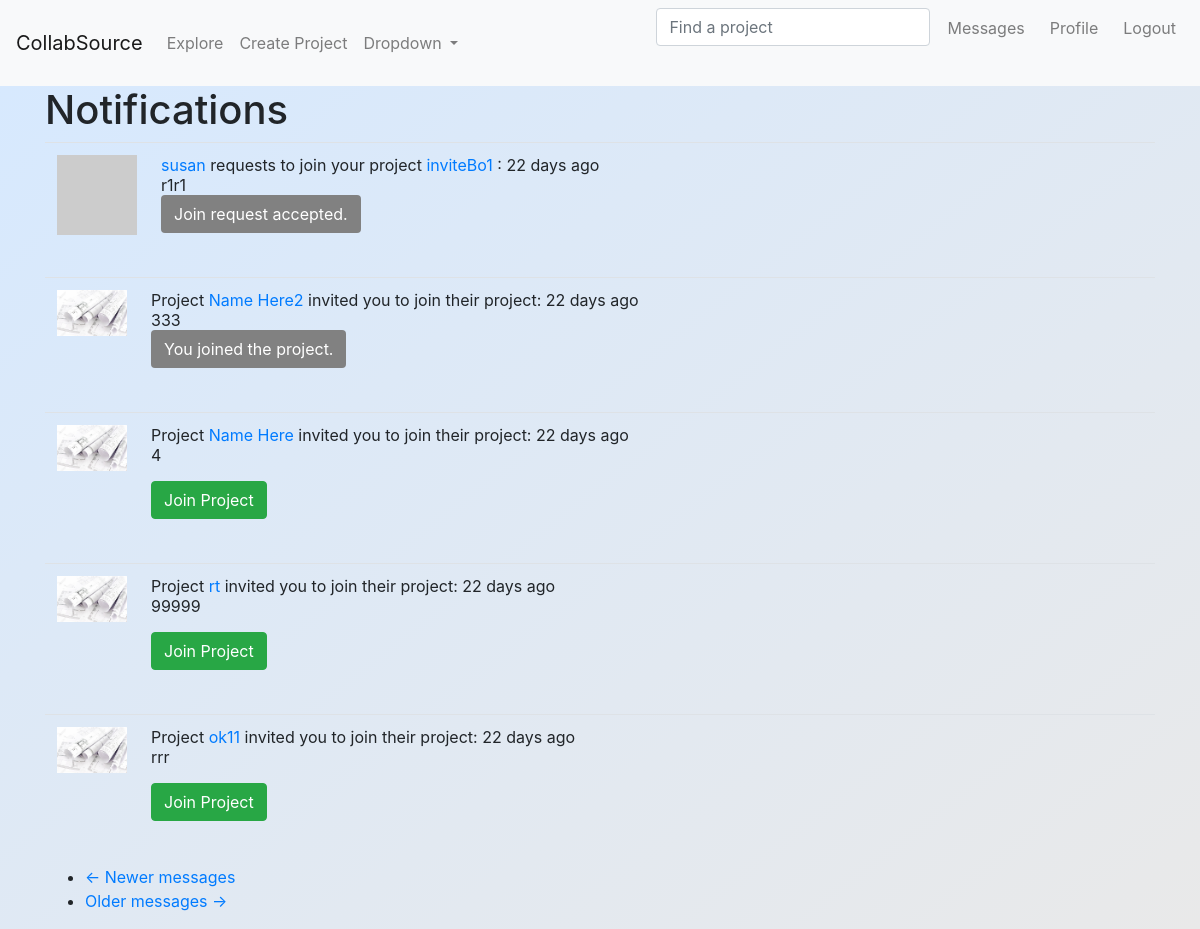
Screenshot of /messages (signed in) with the database file from the repository.
### app/models.py (models this page shows)
class JoinRequest(db.Model):
    __tablename__ = 'join_requests'
    user_id = db.Column(db.Integer, db.ForeignKey('user.id'), primary_key=True)
    project_id = db.Column(db.Integer, db.ForeignKey('project.id'), primary_key=True)
    user = db.relationship('User', back_populates='proj_requests')
    project = db.relationship('Project', back_populates='user_requests')
    kind = db.Column(db.String(15))
    msg = db.Column(db.String(650))
    status = db.Column(db.String(15))
    timestamp = db.Column(db.DateTime, index=True, default=datetime.utcnow) #indexed to order them easily

### app/main/routes.py (the view)
@bp.route('/messages')
@login_required
def messages():
    current_user.last_notif_read_time = datetime.utcnow()
    db.session.commit()
    page = request.args.get('page',1, type=int)
    invites = current_user.proj_requests.filter_by(kind='invite')
    requests = JoinRequest.query.filter_by(kind='request').join(ProjMember,
            (JoinRequest.project_id == ProjMember.project_id)).filter(
                ProjMember.user_id == current_user.id)
    messages = invites.union(requests).order_by(JoinRequest.timestamp.desc()) #order now because union queries can't be ordered
    p_ids = [m.project_id for m in messages]
    p_objs = [Project.query.get(i) for i in p_ids]
    proj_id_map = {k:v for k,v in zip(p_ids, p_objs)} #for easy displaying on HTML
    messages = messages.paginate(page, 5, False)
    next_url = url_for('main.messages', page = messages.next_num) \
        if messages.has_next else None
    prev_url = url_for('main.messages', page = messages.prev_num) \
        if messages.has_prev else None
    form=EmptyForm()
    return render_template('messages.html',messages =messages.items,proj_id_map=proj_id_map,
                            next_url = next_url, prev_url=prev_url,form=form)

### app/main/forms.py
class SearchForm(FlaskForm):
    q = StringField(_l('Find a project'), validators=[DataRequired()])
    def __init__(self, *args, **kwargs):
        if 'formdata' not in kwargs:
            kwargs['formdata'] = request.args # for the GET request
        if 'csrf_enabled' not in kwargs:
            kwargs['csrf_enabled'] = False
        super(SearchForm, self).__init__(*args, **kwargs)

class EmptyForm(FlaskForm):
    submit = SubmitField('Submit')

### app/main/__init__.py (called while the page is built)
@bp.app_context_processor
def inject_permissions(proj=None):
    if proj:
        return dict(Permission=ProjPerm)
    else:
        return dict(Permission=SitePerm)

### app/main/routes.py (called while the page is built)
@bp.before_app_request
def before_request():
    if current_user.is_authenticated:
        current_user.last_seen = datetime.utcnow()
        db.session.commit()
        g.search_form = SearchForm() # g variable is specific to each request and each client
    g.locale = str(get_locale())

### app/models.py (called while the page is built)
@login.user_loader
def load_user(id):
    return User.query.get(int(id))

    @classmethod
    def before_commit(cls, session):
        session._changes = {
            'add': list(session.new),
            'update': list(session.dirty),
            'delete': list(session.deleted)
        }

    @classmethod
    def after_commit(cls, session):
        for obj in session._changes['add']:
            if isinstance(obj, SearchableMixin):
                add_to_index(obj.__tablename__, obj)
        for obj in session._changes['update']:
            if isinstance(obj, SearchableMixin):
                add_to_index(obj.__tablename__, obj)
        for obj in session._changes['delete']:
            if isinstance(obj, SearchableMixin):
                remove_from_index(obj.__tablename__, obj)
        session._changes = None

    def new_requests(self):
        last_read_time = self.last_notif_read_time or datetime(1900,1,1)
        return JoinRequest.query.filter_by(kind='request').join(ProjMember,
            (JoinRequest.project_id == ProjMember.project_id)).filter(
                ProjMember.user_id == self.id).filter(JoinRequest.timestamp > last_read_time).count() + \
            JoinRequest.query.filter_by(user_id = self.id, kind='invite').filter(
                        JoinRequest.timestamp > last_read_time).count()

    def avatar(self, size):
        digest = md5(self.email.lower().encode('utf-8')).hexdigest()
        return 'https://www.gravatar.com/avatar/{}?d=identicon&s={}'.format(digest, size)

### app/templates/messages.html
{% extends "base.html" %}
{% block content %}
    <h1> {{ _('Notifications')}}</h1>
    {% for msg in messages %}
        {% include '_msg.html' %}
    {% endfor %}
    <nav aria-label="...">
        <ul class="pager">
            <li class="previous{% if not prev_url %} disabled{% endif %}">
                <a href="{{ prev_url or '#' }}">
                    <span aria-hidden="true">&larr;</span> {{ _('Newer messages') }}
                </a>
            </li>
            <li class="next{% if not next_url %} disabled{% endif %}">
                <a href="{{ next_url or '#' }}">
                    {{ _('Older messages') }} <span aria-hidden="true">&rarr;</span>
                </a>
            </li>
        </ul>
    </nav>
{% endblock %}

### app/templates/_msg.html (shortened to what this page needs)
<table class="table table-hover">
    <tr>
        {% if msg.kind == 'request' %}
        <td width="70px">
            <a href="{{ url_for('main.user', username=msg.user.username) }}">
                <img src="{{ msg.user.avatar(70) }}" />
            </a>
        </td>
        {% elif msg.kind == 'invite' %}
        <td width="70px">
            <a href="{{ url_for('main.project', project_id=msg.project_id) }}">
                <img style='width: 70px', src="{{ url_for('static', filename='img/proj.jpg') }}" />
            </a>
        </td>
        {% endif %}
        <td>
            {% if msg.kind == 'request' %}
                {{ _('%(username)s requests to join your project %(proj)s: %(when)s',
                        username=user_link, proj=proj_link, when=moment(msg.timestamp).fromNow()) }} <br>
                {{ msg.msg }}
                {% if not proj_id_map[msg.project_id].is_member(msg.user_id) %}
                <p>
                    <form action="{{ url_for('main.accept', user_id=msg.user_id, project_id=msg.project_id) }}" method="post">
                        {{ form.hidden_tag() }}
                        {{ form.submit(value=_('Accept request'), class_='btn btn-success') }}
                    </form>
                </p>
                {% else %}
                <p>
                    <a class="btn btn" style="color:white;background-color:rgb(129, 129, 129);cursor:default;"> {{ _('Join request accepted.') }} </a>
                </p>
                {% endif %}
            {% elif msg.kind == 'invite' %}
                {{ _('Project %(project)s invited you to join their project: %(when)s',
                    project=proj_link, when=moment(msg.timestamp).fromNow()) }} <br>
                {{ msg.msg }}
                {% if not proj_id_map[msg.project_id].is_member(msg.user_id) %}
                <p>
                    <form action="{{ url_for('main.accept', user_id=msg.user_id, project_id=msg.project_id) }}" method="post">
                        {{ form.submit(value=_('Join Project'), class_='btn btn-success') }}
                    </form>
                </p>
                {% else %}
                <p>
                    <a class="btn btn" style="color:white;background-color:rgb(129, 129, 129);cursor:default;"> {{ _('You joined the project.') }} </a>
                </p>
                {% endif %}
            {% endif%}
        </td>
    </tr>
</table>

### app/templates/base.html (style rules this page uses)
#grad1 { background-image: linear-gradient(to bottom right, #d6e9ff, #e9e9e9); }

### rows the page displays
JoinRequest: msg "r1r1"
JoinRequest: msg "333"
JoinRequest: msg "4"
JoinRequest: msg "99999"
JoinRequest: msg "rrr"
